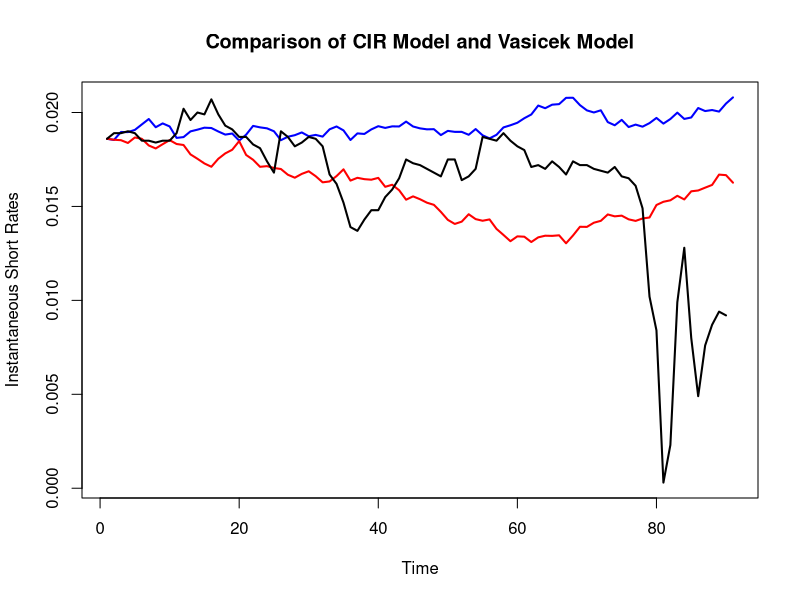

This figure's R source:
# clear variables and close windows
rm(list = ls(all = TRUE))
graphics.off()

set.seed(100)

# Load data
x = read.table("yield_US3month9808.txt")

# Parameters of the CIR model (a, b, sigma)
a 		= 0.221     # a CIR
b 		= 0.02      # b CIR
sigma 	= 0.055     # instantaneous standard deviation

# Parameters of the Vasicek model (a1, b1, sigma1)
a1 		= 0.161     # a Vasicek
b1 		= 0.014     # b Vasicek
sigma1 	= 0.009     # sigma Vasicek

T 		= 90        # time
dt 		= 1         # dt
R0 		= 0.0186    # initial rate
N 		= T/dt      # Number of time intervals of length dt in long time period T

# The initial short rate
R 		= NULL
r 		= NULL
R[1] 	= R0
r[1] 	= R0
R_sum 	= 0
r_sum 	= 0

# Simulation of the short rates
for (j in 1:10) {
    for (i in 1:N) {
        # CIR model
        R[i + 1] = R[i] + a * (b - R[i]) * (1/N) + sigma * sqrt(R[i]) * sqrt(1/N) * 
            rnorm(1, 0, 1)
    }
    R_sum = R_sum + R
}
Rm = R_sum/10

for (j in 1:10) {
    for (i in 1:N) {
        # Vasicek model
        r[i + 1] = r[i] + a1 * (b1 - r[i]) * (1/N) + sigma1 * sqrt(1/N) * rnorm(1, 
            0, 1)
    }
    r_sum = r_sum + r
}
rm = r_sum/10
y  = x[2601:2690, 1]/100

# Plot for the Short Rates vs Time
plot(Rm, col = "blue", type = "l", lwd = 2, xlab = c("Time"), ylab = c("Instantaneous Short Rates"), 
    ylim = c(min(Rm, rm, y), max(Rm, rm, y)))
lines(rm, col = "red", lwd = 2)
lines(y, col = "black", lwd = 2)
title("Comparison of CIR Model and Vasicek Model") 
